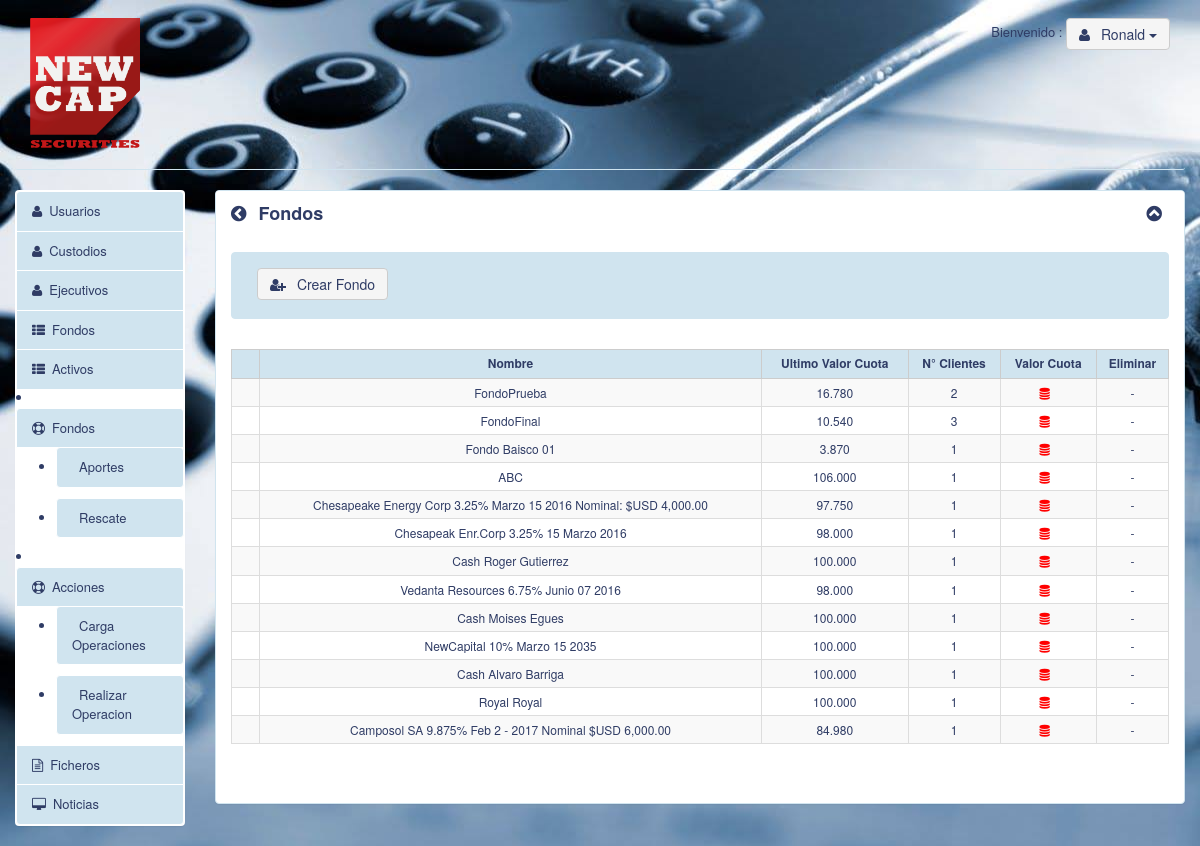
The app's page /Fondos.php (signed in) with its own data.
### tables this page shows
CREATE TABLE IF NOT EXISTS `fondos` (
  `idFondos` int(10) unsigned NOT NULL AUTO_INCREMENT,
  `nombre` varchar(120) DEFAULT NULL,
  `valorcuota` decimal(10,3) DEFAULT NULL,
  `ncuotas` decimal(10,3) DEFAULT NULL,
  `estado` int(11) DEFAULT NULL,
  PRIMARY KEY (`idFondos`)
);

### Modelo/Fondo.class.php (called while the page is built, shortened)
<?php
require_once 'conexion.class.php';
class Fondo{
	function __construct() {
		$this->con = new DBManager();
	}
	function ObtenerFondos()
	{
		$query="SELECT F.idFondos, F.nombre, hv.valorcuota, hv.fecha
                FROM fondos F
                JOIN historialvalorcuota hv ON F.idFondos = hv.Fondos_idFondos
                WHERE F.estado = 1 AND hv.fecha = (SELECT MAX(fecha) FROM historialvalorcuota
                WHERE Fondos_idFondos = hv.Fondos_idFondos AND ESTADO = 1)
                GROUP BY F.IDFONDOS ";
		$arreglo = mysql_query($query);
    	return $arreglo;
	}
    function ObtenerNumeroClientes($idFondo)
    {
        $query = "SELECT count(Usuarios_idUsuarios) as NumeroClientes FROM usuarios_fondos WHERE Fondos_idFondos = " .$idFondo." AND estado = 1";
        $arreglo = mysql_query($query);
        return mysql_fetch_array($arreglo);
    }
}

### Modelo/conexion.class.php (called while the page is built, shortened)
<?php
class DBManager {
    function DBManager() {
        $this->BaseDatos = "db_newcapital";
    }
    function conectar() {
        return true;
    }
}
?>

### Fondos.php (the view, shortened to what this page needs)
<?php
if ($_SESSION['usuario']) {
	include 'Modelo/Fondo.class.php';
	$Fondo = new Fondo();
	?>
	<!DOCTYPE html>
	<html lang="en" class="no-js">
	<head>
	<link href="static/styles/main.css" rel="stylesheet">
	</head>
	<body>
		<div class="container">
	<?php include('Cabecera.php'); ?>
	<div class="row">
	<?php include('Menu.php');?>
	<div class="col-md-10" id="contenedorprincipal">
					<div class="panel panel-default" id="importacion">
						<div class="panel-heading">
							<strong><span id="omenu" class="fa fa-chevron-circle-left"></span>
								Fondos</strong> <span class="pull-right"><span
								id="oprincipal" class="fa fa-chevron-circle-up"></span>
						</div>
						<div class="panel-body">
							<div class="nav">
								<nav id="bprincipal" class="navbar navbar-default navbar-inverse"
									role="navigation">
									<div class="navbar-collapse  navbar-filter">
										</a> &nbsp;&nbsp; <a class="btn btn-default"
											data-toggle="modal" href="#" onclick="AbrirPopupCrearFondo()"> <span
											class="fa fa-user-plus"></span> Crear Fondo
										</a> &nbsp;&nbsp;
									</div>
									<br>
								</nav>
							</div>
							<div class="table-responsive u-table-search">
								<table id="principal"
									class="table table-bordered table-striped table-hover table-responsive ">
									<thead>
										<tr>
											<th></th>
											<th>Nombre</th>
											<th>Ultimo Valor Cuota</th>
											<th>N° Clientes</th>
											<th>Valor Cuota</th>
											<th>Eliminar</th>
										</tr>
									</thead>
									<tbody id="BandejaUsuarios">
									<?php
									$query = $Fondo->ObtenerFondos();
									while ( $var = mysql_fetch_array ( $query ) ) {
									?>
										<tr>
											<td width="28px"></td>
											<td><?php echo$var['nombre']; ?></td>
											<td><?php echo$var['valorcuota']; ?></td>
											<?php $NumUsuarios = $Fondo->ObtenerNumeroClientes($var['idFondos']); ?>
											<td><?php echo$NumUsuarios['NumeroClientes']; ?></td>
											<td>
												<a href=# onclick="AbrirPopupHistorial(<?php echo$var['idFondos']; ?>)">
													<i class="fa fa-database"> </i>
												</a>
											</td>
											<td>
												<?php
												if($NumUsuarios['NumeroClientes'] > 0){?>
													-
												<?php }
												 else{ ?>
													<a href=# onclick="AbrirPopupEliminar(<?php echo$var['idFondos']; ?>)">
														<i class="fa fa-trash"> </i>
													</a>
												<?php } ?>
											</td>
										</tr>
									<?php }?>
									</tbody>
								</table>
							</div>
							<div class="nav">
							</div>
						</div>
					</div>
				</div>
			</div>
		</div>
	</body>
	</html>
<?php }else {
    header("Location: index.php");
}
?>

### static/styles/main.css (style rules this page uses)
.table > thead > tr > th, .table > tbody > tr > th, .table > tfoot > tr > th, .table > thead > tr > td, .table > tbody > tr > td, .table > tfoot > tr > td { padding: 5px; text-align: center; vertical-align: middle; }
.fa { margin-right: 7px; }
.table > thead > tr > th { border-bottom: 2px solid #ddd; vertical-align: middle; }
.table-responsive { margin-bottom: 15px; overflow-x: auto; overflow-y: hidden; width: 100%; }
.container { width: 100%; background:url(../images/back.jpg); }
.panel-default > .panel-heading { color: #2f3c65; }
.panel-default { border:1px solid #d0e4ef; }
.btn-default { background-color: #F5F5F5; border-color: #ccc; color: #2f3c65; }
body { font-size: 13px; color:#2f3c65; }
.btn { padding: 5px 12px; }
a { color: red; }
.navbar-inverse { background-color: #D0E4EF; color:#2f3c65; border-color: #D0E4EF; }
.panel-heading { font-weight: bold;font-size: 18px;background-color: white !important;border: 0; }
.table { font-size: 12px;margin:10px 0;border:1px solid #ccc; }
.table-bordered>thead>tr>th, .table-bordered>thead>tr>td { background: #d0e4ef; color:#2f3c65;border:1px solid #ccc;text-align: center; }
.table tbody>tr>th, .table tbody>tr>td { border-top: 0px; }
.navbar-filter { font-size:12px;padding-top:15px; }

### records on screen
fondos: nombre "FondoPrueba", valorcuota "16.780", NumeroClientes "2"
fondos: nombre "FondoFinal", valorcuota "10.540", NumeroClientes "3"
fondos: nombre "Fondo Baisco 01", valorcuota "3.870", NumeroClientes "1"
fondos: nombre "ABC", valorcuota "106.000", NumeroClientes "1"
fondos: nombre "Chesapeake Energy Corp 3.25% Marzo 15 2016 Nominal: $USD 4,000.00", valorcuota "97.750", NumeroClientes "1"
fondos: nombre "Chesapeak Enr.Corp 3.25% 15 Marzo 2016", valorcuota "98.000", NumeroClientes "1"
fondos: nombre "Cash Roger Gutierrez", valorcuota "100.000", NumeroClientes "1"
fondos: nombre "Vedanta Resources 6.75% Junio 07 2016", valorcuota "98.000", NumeroClientes "1"
fondos: nombre "Cash Moises Egues", valorcuota "100.000", NumeroClientes "1"
fondos: nombre "NewCapital 10% Marzo 15 2035", valorcuota "100.000", NumeroClientes "1"
fondos: nombre "Cash Alvaro Barriga", valorcuota "100.000", NumeroClientes "1"
fondos: nombre "Royal Royal", valorcuota "100.000", NumeroClientes "1"
fondos: nombre "Camposol SA 9.875% Feb 2 - 2017 Nominal $USD 6,000.00", valorcuota "84.980", NumeroClientes "1"

### other values on screen
$_SESSION['nombre'] "Ronald"
